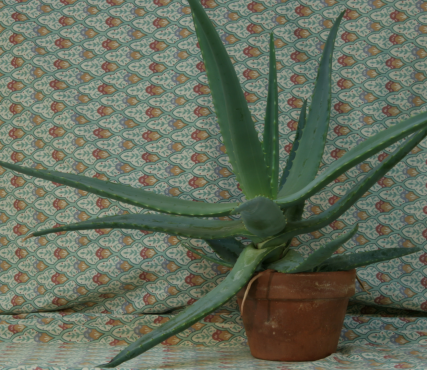
#> input picture 06. Image Project Depth Information Reconstruction/images/Aloe/Aloe_left_1.png, 427 x 370 px
$ jupyter execute deep_information_reconstruction.ipynb
#> lines starting #> are read from the running program, lines starting #| are printed output that depends on the picture
[cell 1]
import cv2
import numpy as np
import matplotlib.pyplot as plt
import os
import sys

[cell 2]
left_im = cv2.imread('../images/Aloe/Aloe_left_1.png')
#> left_im is the input picture: shape (370, 427, 3); mean B, G, R 91.9, 108.9, 100.1
right_im = cv2.imread('../images/Aloe/Aloe_right_1.png')
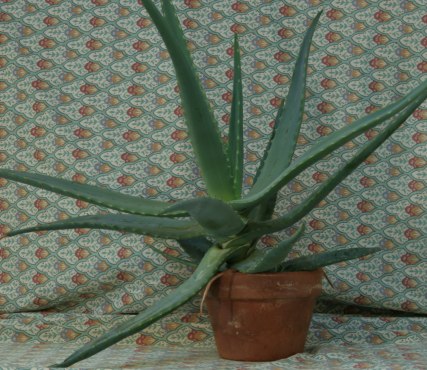
#> input picture 06. Image Project Depth Information Reconstruction/images/Aloe/Aloe_right_1.png, 427 x 370 px
#> right_im is the input picture: shape (370, 427, 3); mean B, G, R 92.2, 107.5, 98.6

left_im = cv2.cvtColor(left_im, cv2.COLOR_BGR2GRAY)
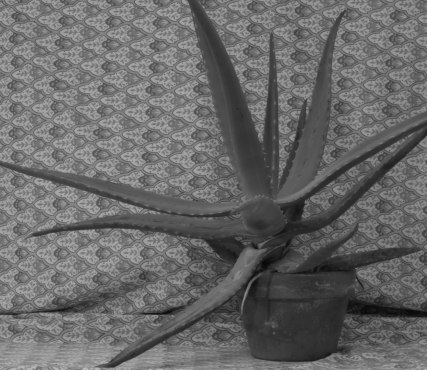
#> left_im: shape (370, 427); min 5, max 184, mean 104.3
right_im = cv2.cvtColor(right_im, cv2.COLOR_BGR2GRAY)
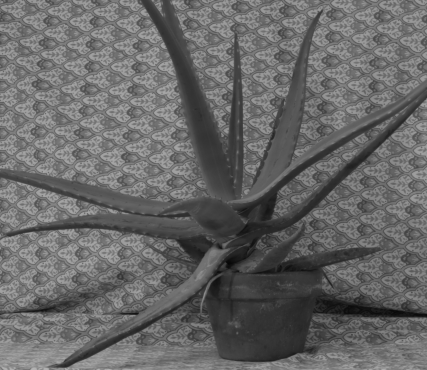
#> right_im: shape (370, 427); min 6, max 180, mean 103.1

left_im = np.float32(left_im)
right_im = np.float32(right_im)

height, width = left_im.shape
#> height = 370; width = 427

matrix = np.zeros((height, width, 2))
